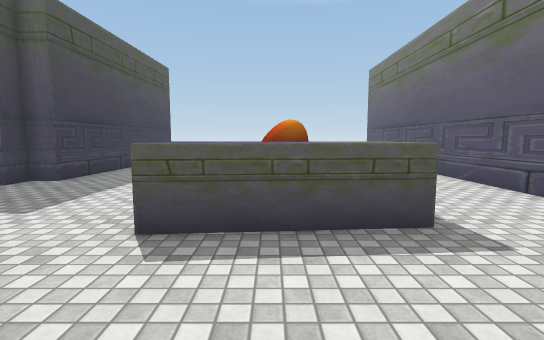
[1] (above)

12 first-person views from a walk through a scene from a Unity 3-D project. The camera is 1.4 m above the floor, tilts 6° down and sees 85° across. The floor is counted in squares, 1 m on a side. Each view is taken from the middle of a square. On the plan, view 1 faces up. The plan holds only what a view shows up to about 14 squares ahead; the rest is blank. The place goes on beyond the plan. Some surface patterns are stand-ins.

[2]
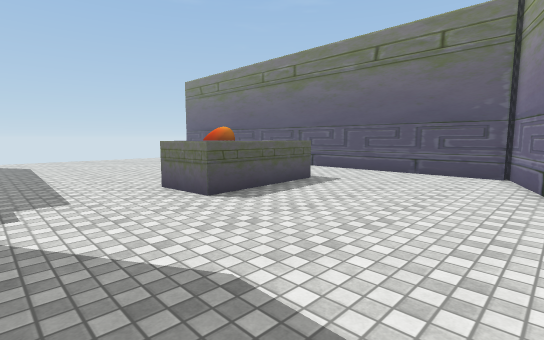

[3]
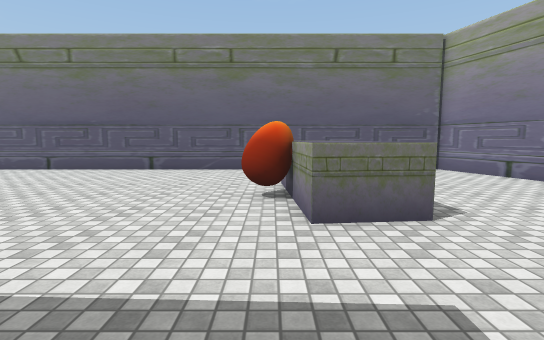

[4]
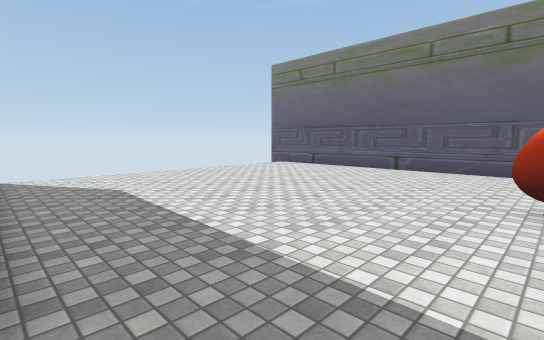

[5]
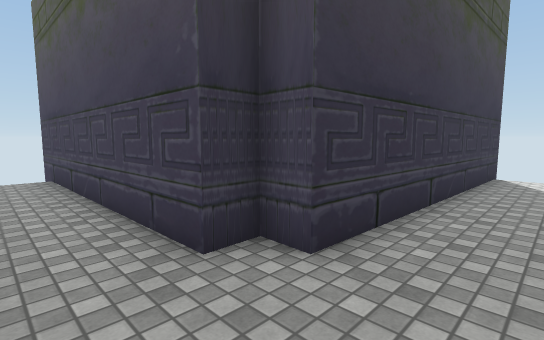

[6]
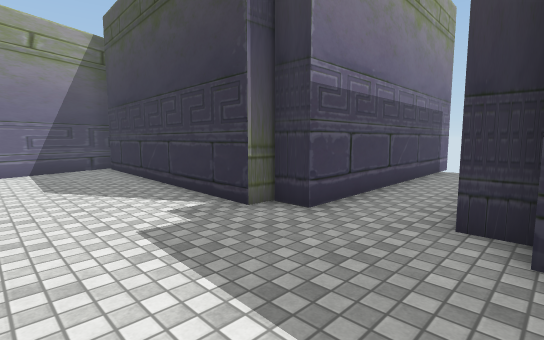

[7]
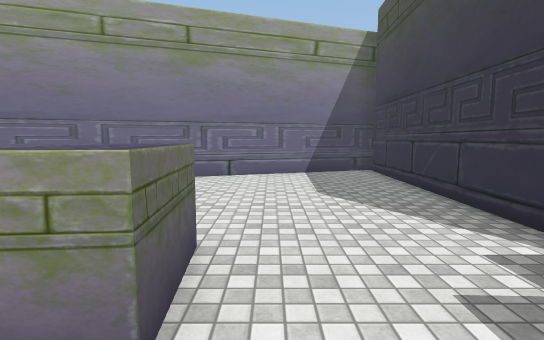

[8]
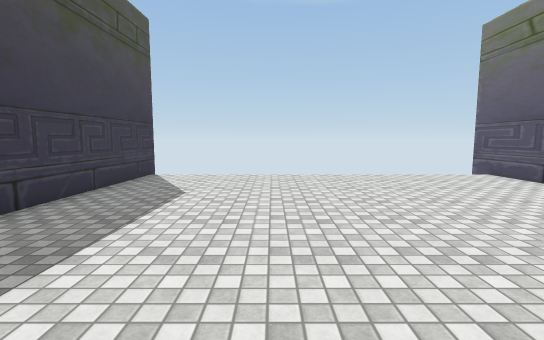

[9]
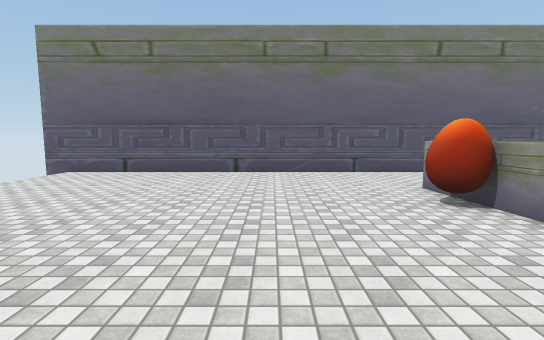

[10]
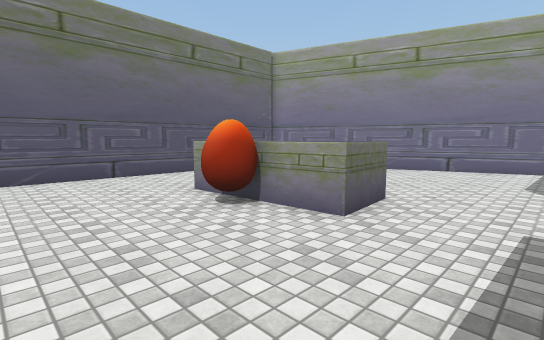

[11]
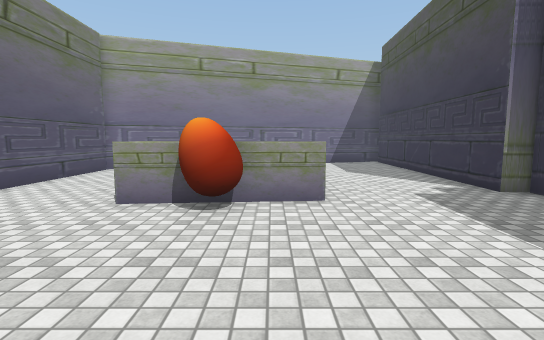

[12]
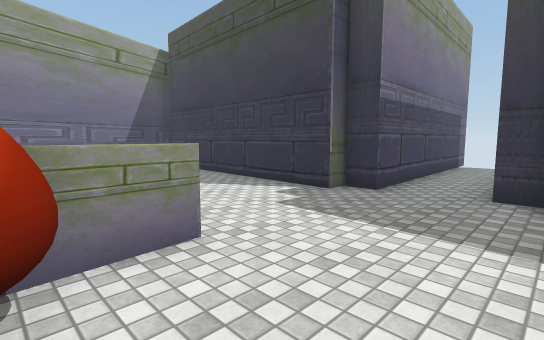

### Floor plan
Key: @ floor where view 1 was taken; # wall or solid block; . floor; = window, fence, low wall or low ledge; ^ raised ledge; O other object.
Columns run from 17 left of view 1 to 7 right of it. Each row starts with its distance up from view 1.
 20           #             #
 19           #.............#
 18           #.............#
 17           #.............#
 16           #.............#
 15           #.............#
 14           #.............#
 13           #.............#
 12           #.............#
 11           #.............#
 10          ##.............#
  9 ##########..............#
  8  ................O......#
  7  ................OO.....#
  6 ##########.....^^^^^....#
  5          ##....^^^^^....#
  4           #....=^.......#
  3           #.............#
  2           #.............#
  1           #.............#
  0           #......@......#
 -1           #...........###
 -2           #........####
 -3           #.....####
 -4           #..####
 -5          #####

Where each view was taken, in squares from view 1:
view 1: 0 up, 0 right, facing up
view 2: 2 down, 6 left, facing up-right
view 3: 7 up, 7 left, facing right
view 4: 7 up, 7 left, facing up-right
view 5: 7 up, 5 left, facing up-left
view 6: 10 up, 3 left, facing down-left
view 7: 8 up, 3 left, facing down
view 8: 8 up, 2 left, facing up
view 9: 11 up, 6 left, facing right
view 10: 11 up, 5 left, facing down-right
view 11: 13 up, 1 left, facing down
view 12: 10 up, 0 right, facing down-left
